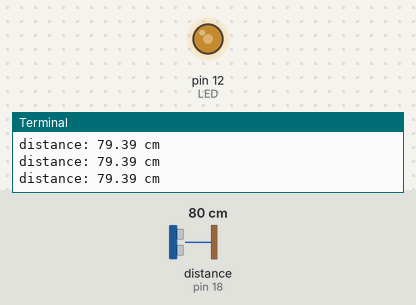
Bench run of a program on a simulated Raspberry Pi (header pin numbers). On the bench: output pins drawn as LEDs (lit = HIGH), the last lines printed to the terminal. Inputs (shaded band) come from the test bench; at power-on: distance to the obstacle (sensor on pin 18) 80 cm. The echo pulse lasts 58.3 µs per cm; the clock reads 2024-03-15 10:24:30 at power-on unless the program sets it; pins used as bus, display or sensor lines are not drawn.

Above: at 1.26 s.
1.3 s: distance to the obstacle (sensor on pin 18) set to 2 cm
At 1.56 s:
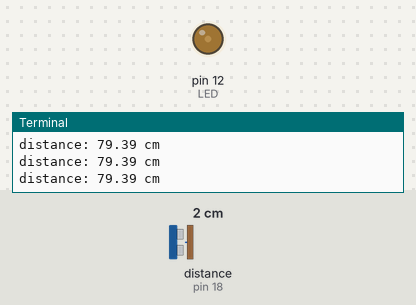
4.5 s: distance to the obstacle (sensor on pin 18) set to 60 cm
At 4.77 s:
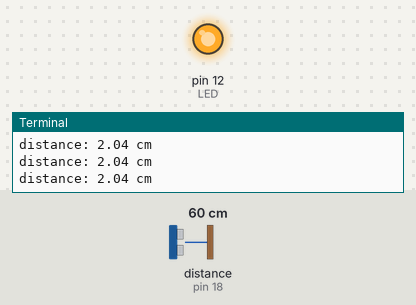
7.7 s: distance to the obstacle (sensor on pin 18) set to 4 cm
At 8.09 s:
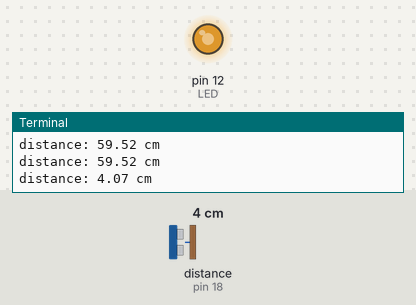
Timing chart, 0 to 16.9 s (numbered marks = the images above; inputs shaded):
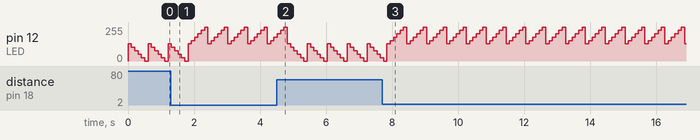

Measured:
- by itself, pin 12 (LED): repeats every 0.60 s: 128/255 0.10 s, 153/255 0.10 s, 179/255 0.10 s, 204/255 0.10 s, 230/255 0.10 s, 255/255 0.10 s

The program:

SIT210_Task7.3D_RPiPWM.py
```python
import RPi.GPIO as GPIO
import time
GPIO.setwarnings(False)

GPIO.setmode(GPIO.BOARD)

TRIG = 16 # Physical Pin 16 to GPIO 23
ECHO = 18 # Physical Pin 18 to GPIO 24
LED = 12  # Physical Pin 12 to GPIO 18

GPIO.setup(TRIG,GPIO.OUT) # Set as Output
GPIO.setup(ECHO,GPIO.IN) # Set as Input
GPIO.setup(LED,GPIO.OUT) # Set as Output

GPIO.output(TRIG, False) # Turn Off Sensor

p = GPIO.PWM(LED, 100) #LED as PWM output, with 100Hz frequency
p.start(0); # Starting from 0

try:
    while True:
        GPIO.output(TRIG, True) # Turn the Sensor On and Off between 0.00001 second
        time.sleep(0.00001)
        GPIO.output(TRIG, False)

        #set the beggining of the time
        while GPIO.input(ECHO)==0:
            pulse_start = time.time()
        #set the Ending of the time
        while GPIO.input(ECHO)==1:
            pulse_end = time.time()

        pulse_duration = pulse_end - pulse_start

        distance = round(((pulse_duration * 34000) / 2 ), 2) # Calculation of distance by using the echo and sound

        print ("distance:",distance,"cm") # Print Distance

        if distance<=50:  # Less then or Equal to 50cm
            for x in range(50,101,10): # Starting from 50 Hertz and End with 100hz and add 10hz to each loop
                p.ChangeDutyCycle(x) # Change LED brightness
                time.sleep(0.1) # Stay for  0.1 Second

        elif distance>50: # More then 50cm
            for x in range(50,-1,-10): # Starting from 50hz it will decrease by 10hz at a time until then 0
                p.ChangeDutyCycle(x) # Change LED brightness
                time.sleep(0.1) # Stay for  0.1 Second


except KeyboardInterrupt:
    p.stop()
    GPIO.cleanup()
```
